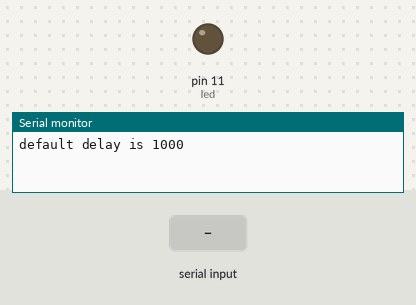
Bench run of a sketch on a simulated Arduino Mega 2560, built with avr-gcc and run on an emulated ATmega2560. Parts: output pins drawn as LEDs (lit = HIGH), the last lines printed to the serial monitor. Inputs (shaded band) come from the test bench.

Above: at 1.2 s.
1.3 s: "90,45\n" received over Serial
At 2.05 s:
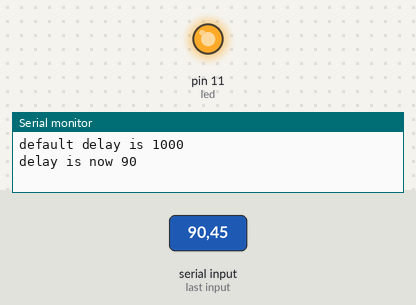
4.3 s: "30,150\n" received over Serial
At 6.6 s:
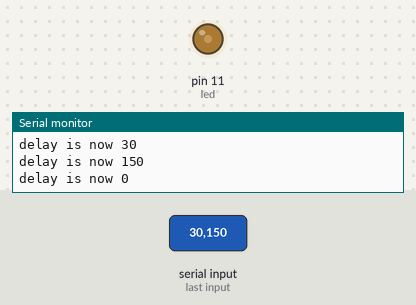
Timing chart, 0 to 8.1 s (numbered marks = the images above; inputs shaded):
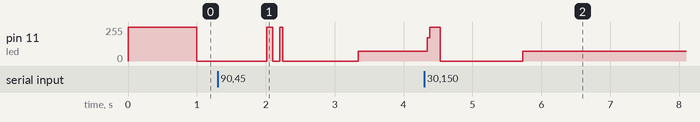

The sketch:

myBlinkMod1.ino
```cpp
/*
 Blink
 Turns on an LED for (blinkDelay), then off for (blinkDelay) repeatedly.
 I modified to accept input from serial mon or pot, and show the delay
 */

// Pin 13 wired to LED on most Arduino boards;
// give it a name:
int led = 11;     // on Mega A1 is 55, A3 57
int blinkDelay = 1000;

// the setup routine runs once when you power up, press reset
// or open new Serial Monitor window:

void setup()
{
 //   pinMode(A2, INPUT);   // input for AR
//  pinMode(A4, OUTPUT); // A4 works as ground for pot
//  digitalWrite(A4, LOW);
//  pinMode(A5, OUTPUT); // gives 5v for pot
//  digitalWrite(A5, HIGH);

  // initialize the digital pin for led as an output
  pinMode(led, OUTPUT);
  Serial.begin(9600);
  Serial.print("default delay is ");
  Serial.println(blinkDelay);
}

// the loop runs over and over
void loop()
{
  if (Serial.available())  // false until some ser input arrives
    {
      blinkDelay = Serial.parseInt(); // reads chars as numbers, empties ser. buffer
      delay(10);
      Serial.print("delay is now "); // print new value
      Serial.println(blinkDelay);  // when you open ser. mon., delay reverts to
          //  original default because break in serial comm causes Reset
    }

  //read pot value on A_ (0-1024), convert to ms for delay (200-2000)
  // blinkDelay = map(analogRead(A2),2,1020,200,2000);
  digitalWrite(led, HIGH);   // turn the LED on
  delay(blinkDelay);         //  for this long
  digitalWrite(led, LOW);    // turn the LED off
  delay(blinkDelay);         // off for this long

}
```

Measured:
- after the input at 4.3 s, pin 11 (led): 73/255 → 255/255 at once, → 0/255 0.19 s later, → 73/255 1.2 s later
